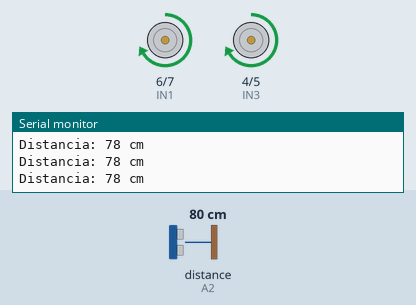
Simulated run of this sketch. Board: Arduino Uno, built with avr-gcc and run on an emulated ATmega328P. Shown: motor-driver pin pairs drawn as motors (green arrow = first pin HIGH = forward, orange = second pin HIGH = backward, longer = more drive, scaled by the enable pin), the last lines printed to the serial monitor. Wiring (inferred from the names in the program): ultrasonic range finder: trigger A0; echo A2. Inputs (shaded band) come from the test bench; at power-on: distance to the obstacle (sensor on A2) 80 cm. The echo pulse lasts 58.3 µs per cm.

Above: at 1.2 s.
1.3 s: distance to the obstacle (sensor on A2) set to 30 cm
4.3 s: distance to the obstacle (sensor on A2) set to 24 cm
At 4.68 s:
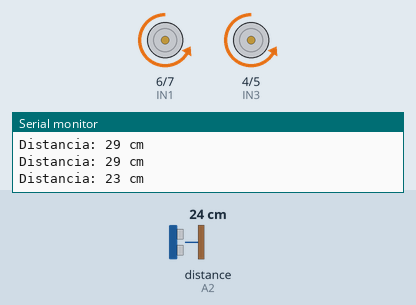
At 5.18 s:
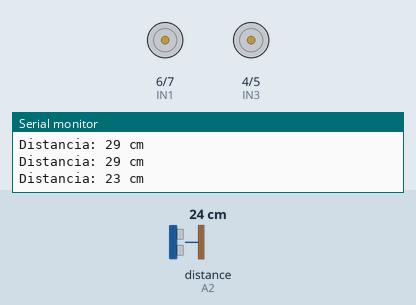
7.3 s: distance to the obstacle (sensor on A2) set to 120 cm
8.8 s: distance to the obstacle (sensor on A2) set to 2 cm
At 9.47 s:
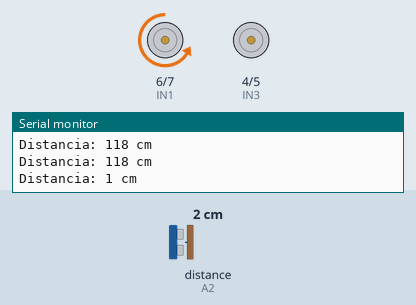
Timing chart, 0 to 12.8 s (numbered marks = the images above; inputs shaded):
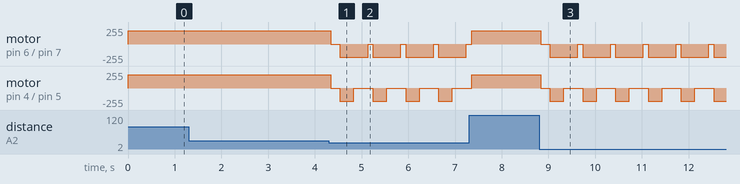

The sketch:

codigo-grupo1.ino
```cpp
// Pines Motores (L298N)
#define IN1 6
#define IN2 7
#define IN3 4
#define IN4 5
#define ENA 9   // PWM motor derecho
#define ENB 10  // PWM motor izquierdo

// Pines Ultrasonido
#define TRIG A0
#define ECHO A2

// Configuración
int velocidad = 200;   // 0-255
int distanciaMin = 25; // cm

// ---------------- FUNCIONES ----------------

// Función medir distancia
long medirDistancia() {
  digitalWrite(TRIG, LOW);
  delayMicroseconds(2);
  digitalWrite(TRIG, HIGH);
  delayMicroseconds(10);
  digitalWrite(TRIG, LOW);

  long duracion = pulseIn(ECHO, HIGH, 20000); // timeout 20ms
  long distancia = duracion * 0.034 / 2; // cm
  if (distancia == 0) distancia = 999;   // por si no detecta nada
  return distancia;
}

// Movimiento hacia adelante
void adelante() {
  analogWrite(ENA, velocidad);
  analogWrite(ENB, velocidad);
  digitalWrite(IN1, HIGH);
  digitalWrite(IN2, LOW);
  digitalWrite(IN3, HIGH);
  digitalWrite(IN4, LOW);
}

// Movimiento hacia atrás
void atras() {
  analogWrite(ENA, velocidad);
  analogWrite(ENB, velocidad);
  digitalWrite(IN1, LOW);
  digitalWrite(IN2, HIGH);
  digitalWrite(IN3, LOW);
  digitalWrite(IN4, HIGH);
}

// Girar izquierda
void izquierda() {
  analogWrite(ENA, velocidad);
  analogWrite(ENB, velocidad);
  digitalWrite(IN1, LOW);
  digitalWrite(IN2, LOW);
  digitalWrite(IN3, HIGH);
  digitalWrite(IN4, LOW);
}

// Girar derecha
void derecha() {
  analogWrite(ENA, velocidad);
  analogWrite(ENB, velocidad);
  digitalWrite(IN1, LOW);
  digitalWrite(IN2, HIGH);
  digitalWrite(IN3, LOW);
  digitalWrite(IN4, LOW);
}

// Parar
void parar() {
  analogWrite(ENA, 0);
  analogWrite(ENB, 0);
  digitalWrite(IN1, LOW);
  digitalWrite(IN2, LOW);
  digitalWrite(IN3, LOW);
  digitalWrite(IN4, LOW);
}

// ---------------- SETUP ----------------
void setup() {
  pinMode(IN1, OUTPUT);
  pinMode(IN2, OUTPUT);
  pinMode(IN3, OUTPUT);
  pinMode(IN4, OUTPUT);

  pinMode(ENA, OUTPUT);
  pinMode(ENB, OUTPUT);

  pinMode(TRIG, OUTPUT);
  pinMode(ECHO, INPUT);

  Serial.begin(9600);
}

// ---------------- LOOP ----------------
void loop() {
  long d = medirDistancia();
  Serial.print("Distancia: ");
  Serial.print(d);
  Serial.println(" cm");

  if (d > distanciaMin) {
    adelante();
  } else {
    parar();
    delay(200);

    // Gira hasta que encuentre camino libre
    do {
      atras();
      delay(300);
      derecha();       // gira a la derecha siempre
      delay(300);
      parar();
      delay(100);
      d = medirDistancia();
    } while (d <= distanciaMin);

  }
}
```

Measured:
- the behaviour switches between 27 and 26 cm on distance to the obstacle (sensor on A2) (found by bisection; images 0 and 1)
- after the input at 4.3 s, motor on pin 6 (IN1) / pin 7 (IN2): forward 200/255 → stopped at once, then repeats every 0.70 s: backward 200/255 0.60 s, stopped 0.10 s; motor on pin 4 (IN3) / pin 5 (IN4): forward 200/255 → stopped at once, then repeats every 0.70 s: backward 200/255 0.30 s, stopped 0.40 s
- after the input at 8.8 s, motor on pin 6 (IN1) / pin 7 (IN2): forward 200/255 → stopped at once, then repeats every 0.70 s: backward 200/255 0.60 s, stopped 0.10 s; motor on pin 4 (IN3) / pin 5 (IN4): forward 200/255 → stopped at once, then repeats every 0.70 s: backward 200/255 0.30 s, stopped 0.40 s
